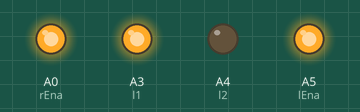
A sketch run on a simulated Arduino Uno, built with avr-gcc and run on an emulated ATmega328P. Shown: output pins drawn as LEDs (lit = HIGH). Pins used as bus, display or sensor lines are not drawn.

Above: at 0.1 s.
Timing chart, 0 to 1.6 s (numbered marks = the images above):
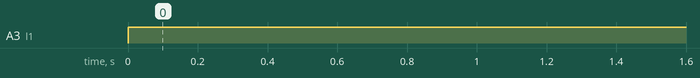

The sketch:

competition_car.ino
```cpp
#include<Arduino.h>
int rEna=A0;
int r1=A1;
int r2=A2;


int lEna=A5;
int l1= A3;
int l2= A4;


float pwmr=2000;
float pwml=2000;


void setup() {

  Serial.begin(115200);


  pinMode(r1, OUTPUT);
  pinMode(r2, OUTPUT);
  pinMode(rEna, OUTPUT);
  pinMode(l1, OUTPUT);
  pinMode(l2, OUTPUT);
  pinMode(lEna, OUTPUT);


  analogWrite(rEna,pwmr);
  analogWrite(lEna,pwml);


}

void loop() {

    digitalWrite(l1,HIGH);
    digitalWrite(l2,LOW);
    digitalWrite(r1,HIGH);
    digitalWrite(r2,LOW);


}
```

Measured:
- by itself, A3 (l1): LOW → HIGH at 0.00 s
